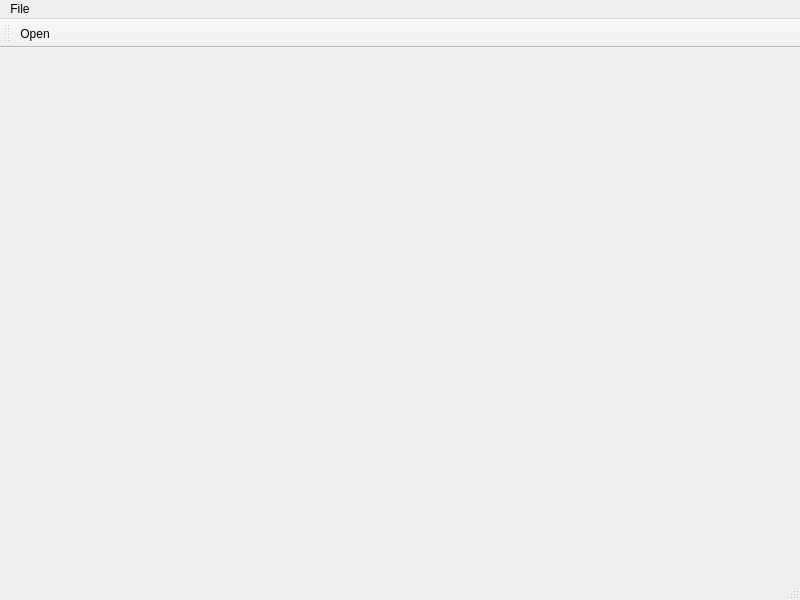
<?xml version="1.0" encoding="UTF-8"?>
<ui version="4.0">
 <class>MainWindow</class>
 <widget class="QMainWindow" name="MainWindow">
  <property name="geometry">
   <rect>
    <x>0</x>
    <y>0</y>
    <width>800</width>
    <height>600</height>
   </rect>
  </property>
  <property name="windowTitle">
   <string>Personal Notes</string>
  </property>
  <widget class="QStatusBar" name="statusbar"/>
  <widget class="QMenuBar" name="menuBar">
   <property name="geometry">
    <rect>
     <x>0</x>
     <y>0</y>
     <width>800</width>
     <height>37</height>
    </rect>
   </property>
   <widget class="QMenu" name="menuFile">
    <property name="title">
     <string>File</string>
    </property>
    <addaction name="actionOpen_Folder"/>
   </widget>
   <addaction name="menuFile"/>
  </widget>
  <widget class="QToolBar" name="toolBar">
   <property name="windowTitle">
    <string>toolBar</string>
   </property>
   <attribute name="toolBarArea">
    <enum>TopToolBarArea</enum>
   </attribute>
   <attribute name="toolBarBreak">
    <bool>false</bool>
   </attribute>
   <addaction name="actionOpen"/>
  </widget>
  <action name="actionOpen_Folder">
   <property name="text">
    <string>Open Folder...</string>
   </property>
   <property name="shortcut">
    <string>Meta+O</string>
   </property>
  </action>
  <action name="actionOpen">
   <property name="text">
    <string>Open</string>
   </property>
  </action>
 </widget>
 <resources/>
 <connections/>
</ui>
